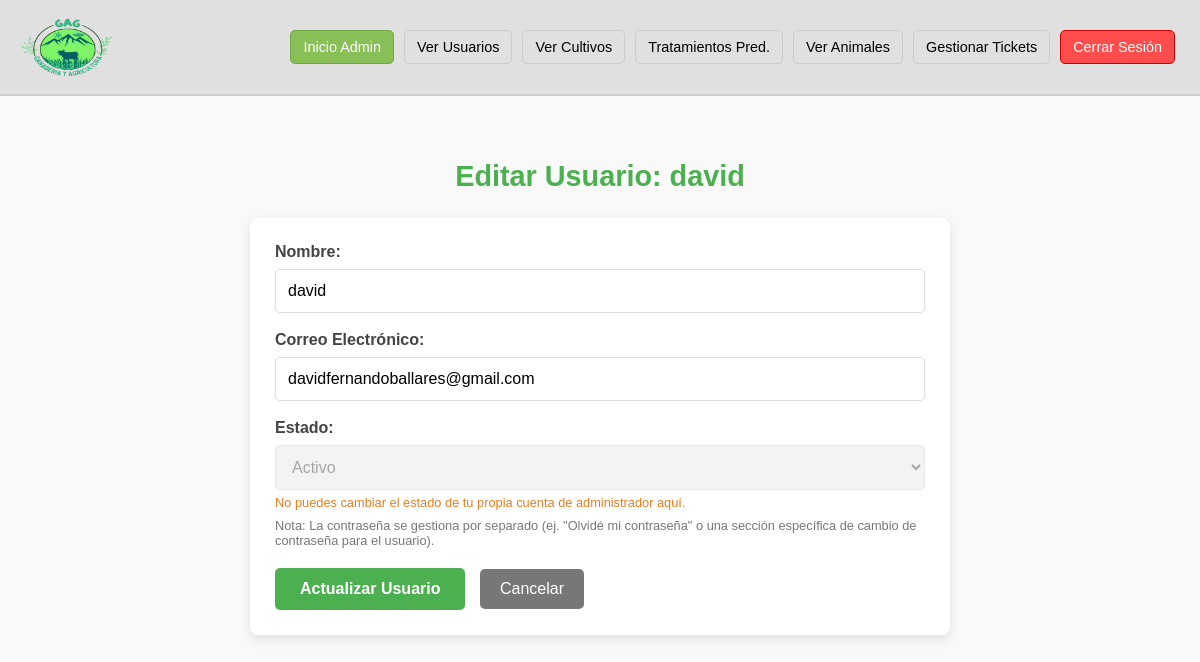
Page /php/admin/admin_edit_user.php?id_usuario=USR8927 (signed in) on the committed database.
### tables this page shows
CREATE TABLE `usuarios` (
  `id_usuario` varchar(20) NOT NULL,
  `nombre` varchar(50) NOT NULL,
  `email` varchar(50) NOT NULL,
  `contrasena` varchar(255) DEFAULT NULL,
  `token_recuperacion` varchar(100) DEFAULT NULL,
  `token_expiracion` datetime DEFAULT NULL,
  `token_usado` tinyint(1) DEFAULT 0,
  `id_rol` tinyint(4) NOT NULL,
  `id_estado` tinyint(4) NOT NULL
);

CREATE TABLE `estado` (
  `id_estado` tinyint(4) NOT NULL,
  `descripcion` varchar(50) NOT NULL
);

### php/admin/admin_edit_user.php (the view, shortened to what this page needs)
<?php
require_once '../conexion.php';
$mensaje_formulario = '';
$error_formulario = false;
$usuario_a_editar = null;
$id_usuario_para_editar = null;
$estados_disponibles = [];
$pagina_retorno = isset($_REQUEST['pagina']) ? (int)$_REQUEST['pagina'] : 1;
$busqueda_retorno = isset($_REQUEST['buscar']) ? trim($_REQUEST['buscar']) : '';
$url_retorno_lista = "view_users.php?pagina=" . $pagina_retorno . "&buscar=" . urlencode($busqueda_retorno);
if (isset($_GET['id_usuario']) && !empty(trim($_GET['id_usuario']))) {
    $id_usuario_para_editar = trim($_GET['id_usuario']);
} elseif (isset($_POST['id_usuario_hidden']) && !empty(trim($_POST['id_usuario_hidden']))) {
    $id_usuario_para_editar = trim($_POST['id_usuario_hidden']);
}
$puede_cambiar_rol_estado = ($id_usuario_para_editar != $_SESSION['id_usuario']);
if (($id_usuario_para_editar && $_SERVER["REQUEST_METHOD"] != "POST") || ($id_usuario_para_editar && $error_formulario && $_SERVER["REQUEST_METHOD"] == "POST")) {
    if (!isset($pdo)) {
         if(empty($mensaje_formulario)) $mensaje_formulario = "Error crítico: No hay conexión a la base de datos.";
         $error_formulario = true;
    } else {
        try {
            $stmt_usuario = $pdo->prepare("SELECT id_usuario, nombre, email, id_rol, id_estado FROM usuarios WHERE id_usuario = :id_usuario");
            $stmt_usuario->bindParam(':id_usuario', $id_usuario_para_editar, PDO::PARAM_STR);
            $stmt_usuario->execute();
            $data_from_db = $stmt_usuario->fetch(PDO::FETCH_ASSOC);
            if ($error_formulario && $_SERVER["REQUEST_METHOD"] == "POST") {
                $usuario_a_editar = [
                    'id_usuario' => $id_usuario_para_editar,
                    'nombre' => $_POST['nombre'],
                    'email' => $_POST['email'],
                    'id_rol' => (int)$_POST['id_rol'],
                    'id_estado' => (int)$_POST['id_estado']
                ];
                if (!$puede_cambiar_rol_estado) {
                    $usuario_a_editar['id_rol'] = (int)$_POST['id_rol_actual_hidden'];
                    $usuario_a_editar['id_estado'] = (int)$_POST['id_estado_actual_hidden'];
                }
            } else {
                $usuario_a_editar = $data_from_db;
            }
            $stmt_estados = $pdo->query("SELECT id_estado, descripcion FROM estado ORDER BY id_estado");
            $estados_disponibles = $stmt_estados->fetchAll(PDO::FETCH_ASSOC);
        } catch (PDOException $e) {
            $mensaje_formulario = "Error al cargar datos iniciales: " . $e->getMessage();
            $error_formulario = true;
            $usuario_a_editar = null;
        }
    }
}
?>
<!DOCTYPE html>
<html lang="es">
<head>
</head>
<body>
    <div class="header">
        <div class="logo"><img src="../../img/logo.png" alt="Logo GAG" /></div>
        <nav class="menu" id="mainMenu">
            <a href="admin_dashboard.php" class="active">Inicio Admin</a>
            <a href="view_users.php">Ver Usuarios</a>
            <a href="view_all_crops.php">Ver Cultivos</a>
            <a href="admin_manage_trat_pred.php">Tratamientos Pred.</a>
            <a href="view_all_animals.php">Ver Animales</a>
            <a href="manage_tickets.php">Gestionar Tickets</a>
            <a href="../cerrar_sesion.php" class="exit">Cerrar Sesión</a>
        </nav>
    </div>
    <div class="page-container">
        <h2 class="page-title">Editar Usuario: <?php echo $usuario_a_editar ? htmlspecialchars($usuario_a_editar['nombre']) : 'ID No Válido'; ?></h2>
        <?php if ($usuario_a_editar): ?>
            <div class="form-container">
                <form action="admin_edit_user.php" method="POST">
                    <div class="form-group">
                        <label for="nombre">Nombre:</label>
                        <input type="text" id="nombre" name="nombre" value="<?php echo htmlspecialchars($usuario_a_editar['nombre']); ?>" required>
                    </div>
                    <div class="form-group">
                        <label for="email">Correo Electrónico:</label>
                        <input type="email" id="email" name="email" value="<?php echo htmlspecialchars($usuario_a_editar['email']); ?>" required>
                    </div>
                     <div class="form-group">
                        <label for="id_estado">Estado:</label>
                        <select id="id_estado" name="id_estado" required <?php echo (!$puede_cambiar_rol_estado && $usuario_a_editar['id_rol'] == 1) ? 'disabled' : '';  ?> >
                             <?php if (!empty($estados_disponibles)): ?>
                                <?php foreach($estados_disponibles as $estado_opt): ?>
                                    <option value="<?php echo $estado_opt['id_estado']; ?>" <?php echo ($estado_opt['id_estado'] == $usuario_a_editar['id_estado']) ? 'selected' : ''; ?>>
                                        <?php echo htmlspecialchars($estado_opt['descripcion']); ?>
                                    </option>
                                <?php endforeach; ?>
                            <?php else: ?>
                                 <option value="">Error al cargar estados</option>
                            <?php endif; ?>
                        </select>
                         <?php if (!$puede_cambiar_rol_estado && $usuario_a_editar['id_rol'] == 1): ?>
                            <small class="warning-note">No puedes cambiar el estado de tu propia cuenta de administrador aquí.</small>
                        <?php endif; ?>
                    </div>
                    <p style="font-size:0.8em; color:#777; margin-top: -10px; margin-bottom: 20px;">Nota: La contraseña se gestiona por separado (ej. "Olvidé mi contraseña" o una sección específica de cambio de contraseña para el usuario).</p>
                    <button type="submit" name="actualizar_usuario" class="btn-submit">Actualizar Usuario</button>
                    <a href="<?php echo htmlspecialchars($url_retorno_lista); ?>" class="btn-cancel">Cancelar</a>
                </form>
            </div>
        <?php endif; ?>
    </div>
</body>
</html>

### php/admin/admin_edit_user.php (style rules this page uses)
body { font-family:Arial,sans-serif;margin:0;padding:0;background-color:#f9f9f9;font-size:16px }
.header { display:flex;align-items:center;justify-content:space-between;padding:10px 20px;background-color:#e0e0e0;border-bottom:2px solid #ccc;position:relative }
.logo img { height:70px; }
.menu { display:flex;align-items:center }
.menu a { margin:0 5px;text-decoration:none;color:#000;padding:8px 12px;border:1px solid #ccc;border-radius:5px;white-space:nowrap;font-size:.9em;transition:background-color .3s, color .3s }
.menu a.active,.menu a:hover { background-color:#88c057;color:#fff!important;border-color:#70a845 }
.menu a.exit { background-color:#ff4d4d;color:#fff!important;border:1px solid #c00 }
.page-container { max-width:700px;margin:20px auto;padding:20px }
.page-container > h2.page-title { text-align:center;color:#4caf50;margin-bottom:25px;font-size:1.8em }
.form-container { padding:25px; background-color:#fff; border-radius:8px; box-shadow:0 4px 12px rgba(0,0,0,0.1); }
.form-group { margin-bottom:18px; }
.form-group label { display:block; margin-bottom:8px; font-weight:600; color:#444; }
.form-group input[type="text"], .form-group input[type="email"], .form-group select { width:100%; padding:12px; border:1px solid #ddd; border-radius:5px; box-sizing:border-box; font-size:1em; transition: border-color 0.3s, box-shadow 0.3s; }
.btn-submit { padding:12px 25px; background-color:#4CAF50; color:white; border:none; border-radius:5px; font-size:1em; font-weight:bold; cursor:pointer; transition:background-color 0.3s ease; }
.btn-cancel { display:inline-block; margin-left:10px; padding:11px 20px; background-color:#777; color:white; text-decoration:none; border-radius:5px; font-size:1em; transition:background-color 0.3s ease; }
select[disabled] { background-color: #eee; opacity: 0.7; cursor: not-allowed; }
.warning-note { font-size:0.8em; color:#e67e22; margin-top:5px; display:block; }

### rows in the picture
usuarios: nombre "david", email "davidfernandoballares@gmail.com", id_estado "Activo"
